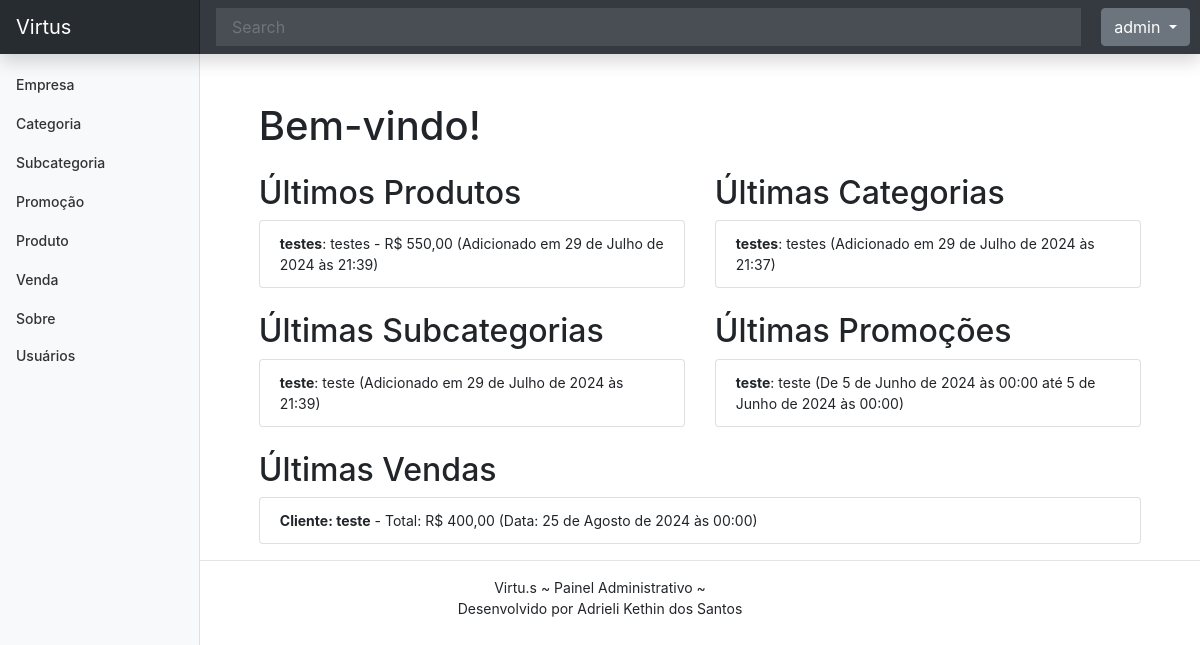
The app's page / (signed in) with its own data.
### cadastros/models.py (models this page shows, shortened)
class Produto(models.Model):
    data_inclusao = models.DateTimeField(
        auto_now_add=True, verbose_name="data inclusão")
    data_alteracao = models.DateTimeField(
        auto_now=True, verbose_name="data alteração")
    data_exclusao = models.DateTimeField(
        auto_now=True, verbose_name="data exclusão")
    ativo = models.BooleanField
    nome_produto = models.CharField(max_length=50)
    descricao = models.CharField(max_length=200, verbose_name="descrição")
    preco = models.DecimalField(decimal_places=2, max_digits=11)
    subcategoria = models.ForeignKey(Subcategoria, on_delete=models.PROTECT)
    cadastrado_por = models.ForeignKey(User, on_delete=models.PROTECT, null=True, related_name='produto_cadastrado')
    alterado_por = models.ForeignKey(User, on_delete=models.PROTECT, null=True, related_name='produto_atualizado')

class Categoria(models.Model):
    nome = models.CharField(max_length=50)
    descricao = models.CharField(max_length=100, verbose_name="descrição")
    data_inclusao = models.DateTimeField(auto_now_add=True, verbose_name="data inclusão")
    data_alteracao = models.DateTimeField(auto_now=True, verbose_name="data alteração")
    data_exclusao = models.DateTimeField(
        verbose_name="data exclusão", null=True)
    cadastrado_por = models.ForeignKey(User, on_delete=models.PROTECT, null=True, related_name='categoria_cadastrada')
    alterado_por = models.ForeignKey(User, on_delete=models.PROTECT, null=True, related_name='categoria_atualizada')

class Subcategoria(models.Model):
    nome_subcategoria = models.CharField(max_length=50)
    descricao_subcategoria = models.CharField(max_length=100)
    categoria_principal = models.ForeignKey(Categoria, on_delete=models.PROTECT)
    data_inclusao = models.DateTimeField(
        auto_now_add=True, verbose_name="data inclusão")
    data_alteracao = models.DateTimeField(
        auto_now=True, verbose_name="data alteração")
    data_exclusao = models.DateTimeField(
        verbose_name="data exclusão", null=True)
    cadastrado_por = models.ForeignKey(User, on_delete=models.PROTECT, null=True, related_name='subcategoria_cadastrada')
    alterado_por = models.ForeignKey(User, on_delete=models.PROTECT, null=True, related_name='subcategoria_atualizada')

class Promocao(models.Model):
    data_inclusao = models.DateTimeField(
        auto_now_add=True, verbose_name="data inclusão")
    data_alteracao = models.DateTimeField(
        auto_now=True, verbose_name="data alteração")
    data_exclusao = models.DateTimeField(verbose_name="data exclusão", null=True)
    ativo = models.BooleanField
    titulo_promocao= models.CharField(max_length=50, verbose_name="titulo promoção")
    data_inicio= models.DateTimeField()
    data_fim = models.DateTimeField()
    descricao= models.CharField(max_length=200, verbose_name="descrição")
    valor= models.DecimalField(decimal_places=2, max_digits=11)
    cadastrado_por = models.ForeignKey(User, on_delete=models.PROTECT, null=True, related_name='promocao_cadastrada')
    alterado_por = models.ForeignKey(User, on_delete=models.PROTECT, null=True, related_name='promocao_atualizada')
    class Meta:
        verbose_name: "Promoção"

class Venda(models.Model):
    data_inclusao = models.DateTimeField(
        auto_now_add=True, verbose_name="data inclusão")
    data_alteracao = models.DateTimeField(
        auto_now=True, verbose_name="data alteração")
    data_exclusao = models.DateTimeField(
        verbose_name="data exclusão", null=True)
    ativo = models.BooleanField
    nome_cliente = models.CharField(max_length=50)
    endereco_montagem = models.CharField(
        max_length=200, verbose_name="endereço montagem")
    telefone_cliente = models.CharField(max_length=15)
    data_venda = models.DateTimeField()
    total = models.DecimalField(decimal_places=2, max_digits=11)
    data_pagamento = models.DateTimeField()
    promocao = models.ForeignKey(Promocao, on_delete=models.PROTECT)
    pago = models.BooleanField(default=False)
    pegue_monte = models.BooleanField(default=False)
    cadastrado_por = models.ForeignKey(
        User, on_delete=models.PROTECT, null=True, related_name='venda_cadastrada')
    alterado_por = models.ForeignKey(
        User, on_delete=models.PROTECT, null=True, related_name='venda_atualizada')

### cadastros/views.py (the view)
# urls.py: path('', home, name='home'),
def home(request):
    produtos = Produto.objects.order_by('-data_inclusao')[:5]
    categorias = Categoria.objects.order_by('-nome')[:5]
    subcategorias = Subcategoria.objects.order_by('-nome_subcategoria')[:5]
    promocoes = Promocao.objects.order_by('-data_inicio')[:5]
    vendas = Venda.objects.order_by('-data_venda')[:5]
    return render(request, 'cadastros/list/home.html', {
        'produtos': produtos,
        'categorias': categorias,
        'subcategorias': subcategorias,
        'promocoes': promocoes,
        'vendas': vendas,
    })

### cadastros/templates/cadastros/list/home.html (shortened to what this page needs)
{% extends 'paginas/modelo.html' %}
{% load static %}
{% block conteudo %}
<div class="container">
    <h1 class="mt-5">Bem-vindo!</h1>
    <div class="row mt-4">
        <div class="col-md-6">
            <h2>Últimos Produtos</h2>
            <ul class="list-group">
                {% for produto in produtos %}
                    <li class="list-group-item">
                        <strong>{{ produto.nome_produto }}</strong>: {{ produto.descricao }} - R$ {{ produto.preco }} (Adicionado em {{ produto.data_inclusao }})
                    </li>
                {% empty %}
                    <li class="list-group-item">Nenhum produto encontrado.</li>
                {% endfor %}
            </ul>
        </div>
        <div class="col-md-6">
            <h2>Últimas Categorias</h2>
            <ul class="list-group">
                {% for categoria in categorias %}
                    <li class="list-group-item">
                        <strong>{{ categoria.nome }}</strong>: {{ categoria.descricao }}  (Adicionado em {{ categoria.data_inclusao }})
                    </li>
                {% empty %}
                    <li class="list-group-item">Nenhuma categoria encontrada.</li>
                {% endfor %}
            </ul>
        </div>
    </div>
    <div class="row mt-4">
        <div class="col-md-6">
            <h2>Últimas Subcategorias</h2>
            <ul class="list-group">
                {% for subcategoria in subcategorias %}
                    <li class="list-group-item">
                        <strong>{{ subcategoria.nome_subcategoria }}</strong>: {{ subcategoria.descricao_subcategoria }} (Adicionado em {{ subcategoria.data_inclusao }})
                    </li>
                {% empty %}
                    <li class="list-group-item">Nenhuma subcategoria encontrada.</li>
                {% endfor %}
            </ul>
        </div>
        <div class="col-md-6">
            <h2>Últimas Promoções</h2>
            <ul class="list-group">
                {% for promocao in promocoes %}
                    <li class="list-group-item">
                        <strong>{{ promocao.titulo_promocao }}</strong>: {{ promocao.descricao }} (De {{ promocao.data_inicio }} até {{ promocao.data_fim }})
                    </li>
                {% empty %}
                    <li class="list-group-item">Nenhuma promoção encontrada.</li>
                {% endfor %}
            </ul>
        </div>
    </div>
    <div class="row mt-4">
        <div class="col-md-12">
            <h2>Últimas Vendas</h2>
            <ul class="list-group">
                {% for venda in vendas %}
                    <li class="list-group-item">
                        <strong>Cliente: {{ venda.nome_cliente }}</strong> - Total: R$ {{ venda.total }} (Data: {{ venda.data_venda }})
                    </li>
                {% empty %}
                    <li class="list-group-item">Nenhuma venda encontrada.</li>
                {% endfor %}
            </ul>
        </div>
    </div>
</div>
{% endblock %}

### paginas/templates/paginas/modelo.html (shortened to what this page needs)
{% load static %}
<!doctype html>
<html lang="pt-br">
<head>
    <link href="{% static 'css/bootstrap.min.css' %}" rel="stylesheet">
    <link href="{% static 'css/dashboard.css' %}" rel="stylesheet">
    <link href="{% static 'css/modelo.css' %}" rel="stylesheet">
</head>
<body>
    {% block menu %}
    <header class="navbar navbar-dark sticky-top bg-dark flex-md-nowrap p-0 shadow">
        <a class="navbar-brand col-md-3 col-lg-2 me-0 px-3 fs-6" href="/">Virtus</a>
        <input class="form-control form-control-dark rounded-0 border-0" type="text" placeholder="Search"
            aria-label="Search">
        <div class="navbar-nav custom-margin">
            {% if not request.user.is_authenticated %}
            <div class="nav-item text-nowrap">
                <a class="nav-link px-3" href="{% url 'login' %}">Login</a>
                {% else %}
                <div class="nav-item text-nowrap dropdown">
                    <button class="btn btn-secondary dropdown-toggle" type="button" data-bs-toggle="dropdown"
                        aria-expanded="false">
                        {{ request.user.username }}
                    </button>
                </div>
                {% endif %}
            </div>
    </header>
    <div class="container-fluid">
        <div class="row">
            {% if request.user.is_authenticated %}
            <nav id="sidebarMenu" class="col-12 col-sm-3 col-md-3 col-lg-2 d-md-block bg-light sidebar">
                <div class="position-sticky pt-3 sidebar-sticky">
                    <ul class="nav flex-column">
                        <li class="nav-item">
                            <a class="nav-link" aria-current="page" href="{% url 'listar-empresa' %}">
                                Empresa
                            </a>
                        </li>
                        <li class="nav-item">
                            <a class="nav-link" href="{% url 'listar-categoria' %}">
                                Categoria
                            </a>
                        </li>
                        <li class="nav-item">
                            <a class="nav-link" href="{% url 'listar-subcategoria' %}">
                                Subcategoria
                            </a>
                        </li>
                        <li class="nav-item">
                            <a class="nav-link" href="{% url 'listar-promocao' %}">
                                Promoção
                            </a>
                        </li>
                        <li class="nav-item">
                            <a class="nav-link" href="{% url 'listar-produto' %}">
                                Produto
                            </a>
                        </li>
                        <li class="nav-item">
                            <a class="nav-link" href="{% url 'listar-venda' %}">
                                Venda
                            </a>
                        </li>
                        <li class="nav-item">
                            <a class="nav-link" href="{% url 'sobre' %}">
                                Sobre
                            </a>
                        </li>
                        <li class="nav-item">
                            <a class="nav-link" href="{% url 'listar-usuarios' %}">Usuários</a>
                        </li>
                    </ul>
                </div>
            </nav>
            {% endif %}
            {% endblock %}
            <main class="col-12 px-4">
                {% if request.user.is_authenticated %}
                <div class="col-12 col-sm-9 col-md-9 col-lg-10 px-4" style="position: relative; left: 17%;">
                    {% block conteudo %}{% endblock %}
                </div>
                {% endif %}
            </main>
        </div>
    </div>
    <footer style="min-height: 50px; text-align: center;">
        {% block rodape %}
        <hr>
        <span style="display: block;">Virtu.s ~ Painel Administrativo ~</span>
        <span style="display: block;"> Desenvolvido por Adrieli Kethin dos Santos </span>
        {% endblock %}
    </footer>
</body>
</html>

### static/css/dashboard.css (style rules this page uses)
body { font-size: .875rem; }
.sidebar { position: fixed; top: 0; bottom: 0; left: 0; z-index: 100; padding: 48px 0 0; box-shadow: inset -1px 0 0 rgba(0, 0, 0, .1); }
.sidebar-sticky { height: calc(100vh - 48px); overflow-x: hidden; overflow-y: auto; }
.sidebar .nav-link { font-weight: 500; color: #333; }
.navbar-brand { padding-top: .75rem; padding-bottom: .75rem; background-color: rgba(0, 0, 0, .25); box-shadow: inset -1px 0 0 rgba(0, 0, 0, .25); }
.navbar .form-control { padding: .75rem 1rem; }
.form-control-dark { color: #fff; background-color: rgba(255, 255, 255, .1); border-color: rgba(255, 255, 255, .1); }

### static/css/modelo.css (style rules this page uses)
.custom-margin { margin-left: 20px; margin-right: 10px; }

### records on screen
Produto: nome_produto "testes", descricao "testes", preco "550,00", data_inclusao "29 de Julho de 2024 às 21:39"
Categoria: nome "testes", descricao "testes", data_inclusao "29 de Julho de 2024 às 21:37"
Subcategoria: nome_subcategoria "teste", descricao_subcategoria "teste", data_inclusao "29 de Julho de 2024 às 21:39"
Promocao: titulo_promocao "teste", descricao "teste", data_inicio "5 de Junho de 2024 às 00:00", data_fim "5 de Junho de 2024 às 00:00"
Venda: nome_cliente "teste", total "400,00", data_venda "25 de Agosto de 2024 às 00:00"

### other values on screen
{{ request.user.username }} "admin"
